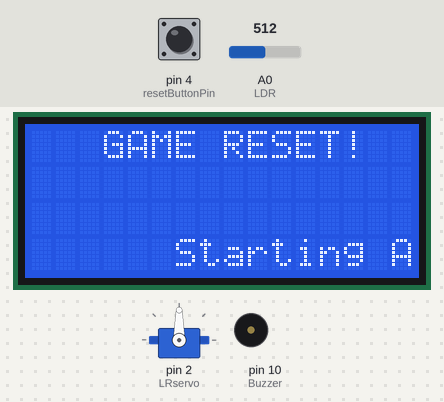
A sketch run on a simulated Arduino Uno, built with avr-gcc and run on an emulated ATmega328P. Shown: servo, 16×4 character LCD, buzzer (waves = sounding, pin HIGH). Inputs (shaded band) come from the test bench; at power-on: A0 (LDR) = 512, pin 4 (resetButtonPin) HIGH.

Above: at 6.5 s.
6.6 s: A0 (LDR) set to 22
At 8.46 s:
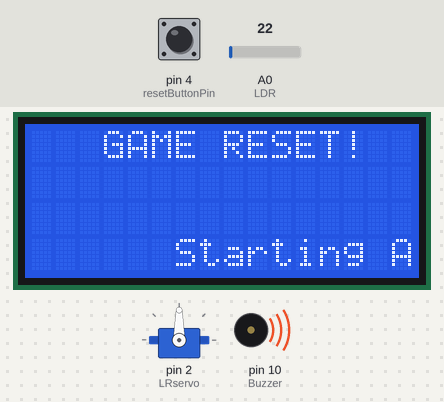
11.3 s: A0 (LDR) set to 19
At 17.0 s:
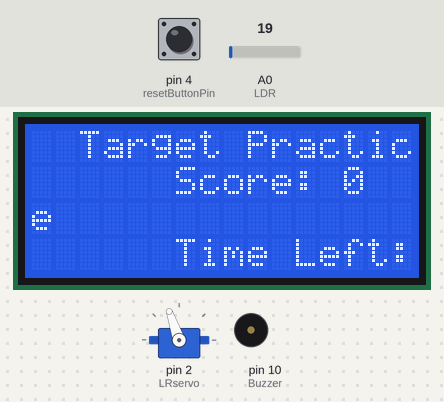
18.1 s: A0 (LDR) set to 122
At 22.0 s:
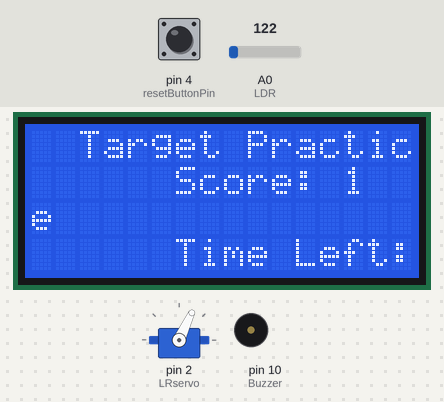
26.2 s: A0 (LDR) set to 0
Timing chart, 0 to 39.0 s (numbered marks = the images above; inputs shaded):
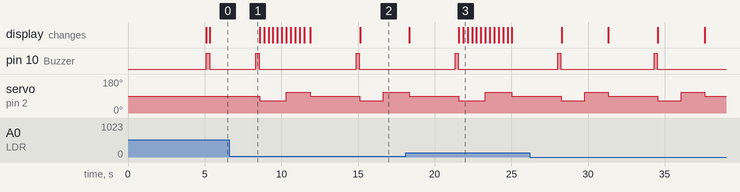

The sketch:

Arduino_Code.ino
```cpp
#include <Servo.h>
#include <Wire.h>               // I2C communication library
#include <LiquidCrystal_I2C.h>  // LCD I2C library
#include <EEPROM.h>

// Set the LCD address and dimensions (adjust the address if necessary)
LiquidCrystal_I2C lcd(0x27, 16, 4);  // Address 0x27, 16 columns, 2 rows

Servo LRservo;  // Servo motor object
int EEPROMaddress = 0;
int Speed;
int counter = 0;
int LDR = A0;
unsigned long PreviousTime;
unsigned long GameStartTime;
unsigned long GameTime = 40000;  // 30 seconds (in milliseconds)
int InitialSpeed = 1500;
int SpeedFactor = 35;
bool C = true;
int Buzzer = 10;
int Treshold = 20;
const int resetButtonPin = 4;  // Pin for reset button

void LCD();
void GameOver();
void TestTime();
void resetGame();  // Function to reset the game state

void setup() {
  pinMode(Buzzer, OUTPUT);
  LRservo.attach(2);
  pinMode(LDR, INPUT);
  pinMode(resetButtonPin, INPUT_PULLUP);  // Configure reset button as input with pull-up resistor

  lcd.init();       // Initialize the LCD
  lcd.backlight();  // Turn on the backlight
  lcd.setCursor(0, 0);
  lcd.print("TARGET PRACTICE GAME");
  lcd.setCursor(3, 3);
  lcd.print(" Starting....");
  lcd.setCursor(0, 1);
  lcd.print(" ELECTRO MINDS CLUB");

  LRservo.write(90);
  delay(5000);
  lcd.clear();
  digitalWrite(Buzzer, HIGH);
  delay(200);
  digitalWrite(Buzzer, LOW);
  GameStartTime = millis();  // Record the start time of the game
}

void loop() {
  C = true;
  // Check for reset button press
  if (digitalRead(resetButtonPin) > LOW) {  // Button pressed (active low)
    resetGame();
  }

  Speed = counter * SpeedFactor;
  Speed = constrain(Speed, 0, 1900);
  TestTime();
  PreviousTime = millis();
  while (millis() - PreviousTime <= (InitialSpeed - Speed)) {
    LRservo.write(65);  // Move servo to position 70
    LCD();
    if (analogRead(LDR) > Treshold) {
      counter++;
      delay(150);
    }
    TestTime();
  }
  TestTime();

  PreviousTime = millis();
  while (millis() - PreviousTime <= (InitialSpeed - Speed)) {
    LRservo.write(109);  // Move servo to position 107
    LCD();
    if (analogRead(LDR) > Treshold) {
      counter++;
      delay(150);
    }
    TestTime();
  }
}

void LCD() {
  unsigned long elapsedTime = millis() - GameStartTime;
  unsigned long timeLeft = GameTime - elapsedTime;

  lcd.clear();
  lcd.setCursor(2, 0);
  lcd.print("Target Practice");

  lcd.setCursor(6, 1);
  lcd.print("Score: ");
  lcd.print(counter);

  lcd.setCursor(2, 3);
  lcd.print("Time Left: ");
  lcd.print(timeLeft / 1000);  // Display time left in seconds
  delay(100);
}

void GameOver() {
  lcd.clear();
  lcd.setCursor(4, 0);
  lcd.print(" GAME OVER!");
  lcd.setCursor(3, 2);
  lcd.print("Your Score: ");
  lcd.print(counter);

  LRservo.write(90);  // Stop the servo

  digitalWrite(Buzzer, HIGH);
  delay(1000);
  digitalWrite(Buzzer, LOW);

  int value = EEPROM.read(EEPROMaddress);
  while (C == true) {
    if (value >= counter) {
      lcd.setCursor(2, 3);
      lcd.print("Best Record: ");
      lcd.print(value);
      while (C == true) {
        // Waiting for user interaction to reset
        if (digitalRead(resetButtonPin) > LOW) {
          resetGame();
          // break;
        }
      }
    } else {
      EEPROM.update(EEPROMaddress, counter);
    }
  }
}

void TestTime() {
  unsigned long elapsedTime = millis() - GameStartTime;  // Calculate elapsed time
  if (elapsedTime >= GameTime) {
    GameOver();
  }
}

void resetGame() {
  // Reset all game variables
  counter = 0;
  // Restart the timer
  LRservo.write(90);  // Return servo to neutral position

  // Display reset message
  lcd.clear();
  lcd.setCursor(3, 0);
  lcd.print("GAME RESET!");
  lcd.setCursor(2, 3);
  lcd.print("Starting Again...");
  delay(3000);
  C = false;
  digitalWrite(Buzzer, HIGH);
  delay(200);
  digitalWrite(Buzzer, LOW);
  GameStartTime = millis();
  lcd.clear();  // Clear LCD and return to game
}
```

Measured:
- the behaviour switches between 21 and 20 on A0 (LDR) (found by bisection; images 1 and 2)
- by itself, pin 10 (Buzzer): alternates HIGH for 0.20 s and LOW for 6.1 s
